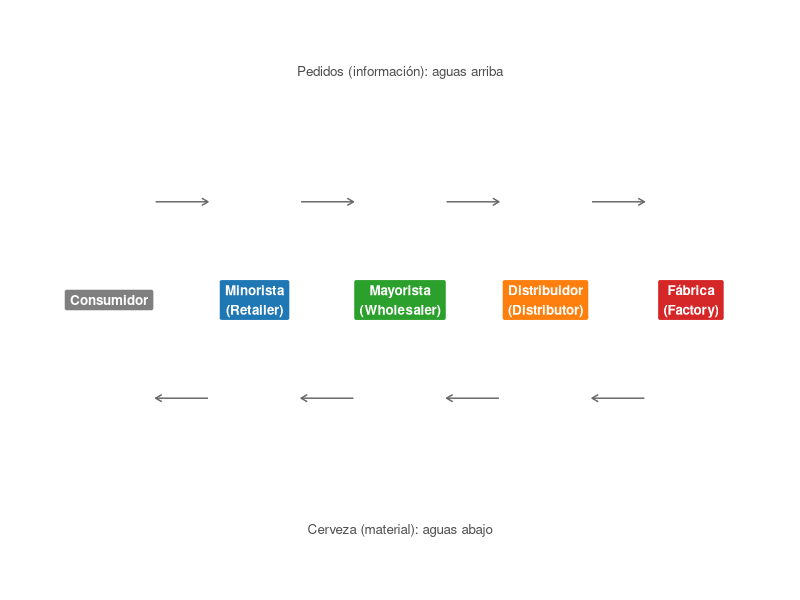

R code for this plot: (Note: this script raises an error after producing the figure.)
## ---- chunk 1
knitr::opts_chunk$set(echo = TRUE, message = FALSE, warning = FALSE,
                      fig.width = 9, fig.height = 4.8, fig.align = "center")
library(ggplot2)
library(knitr)
options(OutDec = ",")   # coma decimal en todo el informe

# Paleta fija por eslabón (se usa en todos los gráficos)
cols <- c("Consumidor" = "#7f7f7f", "Minorista" = "#1f77b4",
          "Mayorista" = "#2ca02c", "Distribuidor" = "#ff7f0e",
          "Fábrica" = "#d62728")
eslabones <- c("Minorista", "Mayorista", "Distribuidor", "Fábrica")
## ---- chunk 2
nodos <- data.frame(x = 1:5,
                    lab = c("Consumidor", "Minorista\n(Retailer)", "Mayorista\n(Wholesaler)",
                            "Distribuidor\n(Distributor)", "Fábrica\n(Factory)"),
                    col = names(cols))
flechas <- data.frame(a = 1:4 + .32, b = 2:5 - .32)
ggplot(nodos) +
  geom_segment(aes(x = a, xend = b, y = .18, yend = .18), data = flechas,
               colour = "grey40", arrow = arrow(length = unit(.18, "cm"))) +
  geom_segment(aes(x = b, xend = a, y = -.18, yend = -.18), data = flechas,
               colour = "grey40", arrow = arrow(length = unit(.18, "cm"))) +
  geom_label(aes(x, 0, label = lab, fill = col), colour = "white",
             fontface = "bold", size = 3.4, label.padding = unit(.35, "lines")) +
  annotate("text", x = 3, y = .42, label = "Pedidos (información): aguas arriba",
           size = 3.4, colour = "grey30") +
  annotate("text", x = 3, y = -.42, label = "Cerveza (material): aguas abajo",
           size = 3.4, colour = "grey30") +
  scale_fill_manual(values = cols, guide = "none") +
  coord_cartesian(xlim = c(.5, 5.5), ylim = c(-.5, .5)) + theme_void()
## ---- chunk 3
knitr::include_graphics("img/captura_vensim_synthesim.png")
## ---- chunk 4
knitr::include_graphics("img/diagrama_vista2.png")
## ---- chunk 5
beer_game <- function(A = 0.25, B = 0.33, SMOOTHTIME = 1, T_final = 36,
                      demanda = function(t) 4 + ifelse(t >= 5, 4, 0)) {
  n  <- T_final + 1                    # semanas 0..36
  tt <- 0:T_final
  m  <- function() matrix(0, n, 4)     # columnas: minorista, mayorista, distribuidor, fábrica
  inv <- m(); back <- m(); sl <- m(); sm <- m()
  placed <- m(); ordered_in <- m(); arrive <- m(); sold <- m()
  ORDer <- demanda(tt)
  inv[1, ] <- 12
  cost <- numeric(n); cost_esl <- m()

  lag <- function(x, k, t, init = 4) if (t - k < 1) init else x[t - k]

  for (t in 1:n) {
    # Pedido que recibe cada eslabón: el minorista recibe la demanda y el resto
    # el pedido del eslabón de abajo, con 1 semana de demora
    ordered_in[t, 1] <- ORDer[t]
    for (i in 2:4) ordered_in[t, i] <- lag(placed[, i - 1], 1, t)
    # Llegadas de cerveza (2 semanas de demora). La fábrica recibe su producción:
    # coming = ordered 2 = pedido de la fábrica con 1 semana de demora
    for (i in 1:3) arrive[t, i] <- lag(sold[, i + 1], 2, t)
    coming <- function(s) if (s < 1) 4 else lag(placed[, 4], 1, s)
    arrive[t, 4] <- if (t - 2 < 1) 4 else coming(t - 2)
    # SMOOTH: el stock arranca en el valor inicial de su entrada
    if (t == 1) sm[1, ] <- ordered_in[1, ]
    # Despachos y pedidos
    sold[t, ]   <- pmin(inv[t, ] + arrive[t, ], ordered_in[t, ] + back[t, ])
    placed[t, ] <- pmax(0, sm[t, ] + A * (12 - (inv[t, ] - back[t, ]) - B * sl[t, ]))
    # Costo (flujo)
    cost_esl[t, ] <- 1 * back[t, ] + 0.5 * inv[t, ]
    # Integración de Euler (dt = 1)
    if (t < n) {
      inv[t + 1, ]  <- inv[t, ]  + arrive[t, ] - sold[t, ]
      back[t + 1, ] <- back[t, ] + ordered_in[t, ] - sold[t, ]
      sl[t + 1, ]   <- sl[t, ]   + placed[t, ] - arrive[t, ]
      sm[t + 1, ]   <- sm[t, ]   + (ordered_in[t, ] - sm[t, ]) / SMOOTHTIME
      cost[t + 1]   <- cost[t] + sum(cost_esl[t, ])
    }
  }
  larga <- function(mat, var) data.frame(semana = rep(tt, 4),
                                         eslabon = factor(rep(eslabones, each = n), eslabones),
                                         variable = var, valor = as.vector(mat))
  list(demanda = data.frame(semana = tt, ORDer = ORDer),
       series = rbind(larga(placed, "Pedidos realizados"),
                      larga(inv - back, "Inventario efectivo"),
                      larga(inv, "Inventario"), larga(back, "Backlog"),
                      larga(sl, "Línea de suministro")),
       costo = data.frame(semana = tt, Cost = cost),
       costo_eslabon = setNames(colSums(cost_esl[-n, ]), eslabones))
}

base <- beer_game()
## ---- chunk 6
ref <- read.csv("resultados_vensim_mdl.csv")
sim <- base$series
get <- function(var, esl) sim$valor[sim$variable == var & sim$eslabon == esl]
comp <- data.frame(
  Variable = c("placed (minorista)", "placed 0 (mayorista)", "placed 1 (distribuidor)",
               "placed 2 (fábrica)", "Eff Env (minorista)", "Eff Inv 2 (fábrica)", "Cost"),
  `Error absoluto máximo` = c(
    max(abs(get("Pedidos realizados", "Minorista")    - ref$placed)),
    max(abs(get("Pedidos realizados", "Mayorista")    - ref$placed_0)),
    max(abs(get("Pedidos realizados", "Distribuidor") - ref$placed_1)),
    max(abs(get("Pedidos realizados", "Fábrica")      - ref$placed_2)),
    max(abs(get("Inventario efectivo", "Minorista")   - ref$Eff_Env)),
    max(abs(get("Inventario efectivo", "Fábrica")     - ref$Eff_Inv_2)),
    max(abs(base$costo$Cost - ref$Cost))), check.names = FALSE)
comp$`Error absoluto máximo` <- signif(comp$`Error absoluto máximo`, 3)
kable(comp, caption = "Diferencia máxima entre la réplica en R y el modelo .mdl (36 semanas)")
## ---- chunk 7
ped <- subset(base$series, variable == "Pedidos realizados")
dem <- data.frame(semana = base$demanda$semana, eslabon = "Consumidor",
                  valor = base$demanda$ORDer)
ggplot() +
  geom_step(data = dem, aes(semana, valor, colour = eslabon), linewidth = 1, linetype = 2) +
  geom_line(data = ped, aes(semana, valor, colour = eslabon), linewidth = 1) +
  scale_colour_manual(values = cols, breaks = names(cols)) +
  labs(title = "Pedidos realizados por cada eslabón",
       subtitle = "Escalón de demanda de 4 a 8 cajas/semana en la semana 5",
       x = "Semana", y = "Cajas / semana", colour = NULL) +
  theme_minimal(base_size = 12) + theme(legend.position = "top")
## ---- chunk 8
ie <- subset(base$series, variable == "Inventario efectivo")
ggplot(ie, aes(semana, valor, colour = eslabon)) +
  geom_hline(yintercept = 12, linetype = 3, colour = "grey40") +
  geom_hline(yintercept = 0, colour = "grey70") +
  geom_line(linewidth = 1) +
  annotate("text", x = 0.5, y = 15, label = "Deseado = 12", hjust = 0, size = 3.4, colour = "grey30") +
  scale_colour_manual(values = cols) +
  labs(title = "Inventario efectivo (inventario − backlog)",
       subtitle = "Valores negativos = pedidos pendientes",
       x = "Semana", y = "Cajas", colour = NULL) +
  theme_minimal(base_size = 12) + theme(legend.position = "top")
## ---- chunk 9
cf <- data.frame(eslabon = factor(eslabones, eslabones), costo = base$costo_eslabon)
ggplot(cf, aes(eslabon, costo, fill = eslabon)) +
  geom_col(width = .6) +
  geom_text(aes(label = paste0("$", format(round(costo), big.mark = ".", decimal.mark = ","))), vjust = -.4, size = 4) +
  scale_fill_manual(values = cols, guide = "none") +
  scale_y_continuous(expand = expansion(mult = c(0, .1))) +
  labs(title = sprintf("Costo acumulado en 36 semanas: $%s",
                       format(round(tail(base$costo$Cost, 1), 2), big.mark = ".", decimal.mark = ",")),
       x = NULL, y = "Costo ($)") +
  theme_minimal(base_size = 12)
## ---- chunk 10
var_dem <- var(base$demanda$ORDer)
ind <- do.call(rbind, lapply(eslabones, function(e) {
  p <- get("Pedidos realizados", e); ie <- get("Inventario efectivo", e)
  data.frame(`Eslabón` = e,
             `Pedido máx.` = round(max(p), 1),
             `Desvío pedidos` = round(sd(p), 2),
             `Amplificación (var/var demanda)` = round(var(p) / var_dem, 1),
             `Backlog máx.` = round(max(get("Backlog", e)), 1),
             `Inventario máx.` = round(max(get("Inventario", e)), 1),
             `Costo ($)` = round(base$costo_eslabon[e], 1), check.names = FALSE)
}))
rownames(ind) <- NULL
kable(ind, caption = "Indicadores por eslabón – escenario base (A = 0,25; B = 0,33)",
      format.args = list(decimal.mark = ","))
## ---- chunk 11
esc <- expand.grid(A = c(0.1, 0.25, 0.5), B = c(0, 0.33, 0.66, 1))
esc$`Costo total` <- NA; esc$`Pedido máx. fábrica` <- NA; esc$`Amplif. fábrica` <- NA
for (k in seq_len(nrow(esc))) {
  s <- beer_game(A = esc$A[k], B = esc$B[k])
  pf <- with(s$series, valor[variable == "Pedidos realizados" & eslabon == "Fábrica"])
  esc$`Costo total`[k]        <- round(tail(s$costo$Cost, 1))
  esc$`Pedido máx. fábrica`[k] <- round(max(pf), 1)
  esc$`Amplif. fábrica`[k]    <- round(var(pf) / var(s$demanda$ORDer), 1)
}
kable(esc, caption = "Sensibilidad del costo y de la amplificación a los parámetros A y B",
      format.args = list(decimal.mark = ",", big.mark = "."))
## ---- chunk 12
sb <- do.call(rbind, lapply(c(0, 0.33, 1), function(b) {
  s <- beer_game(B = b)
  d <- subset(s$series, variable == "Pedidos realizados" & eslabon == "Fábrica")
  d$escenario <- paste0("B = ", b); d
}))
ggplot(sb, aes(semana, valor, colour = escenario)) +
  geom_step(data = base$demanda, aes(semana, ORDer), inherit.aes = FALSE,
            colour = "grey50", linetype = 2) +
  geom_line(linewidth = 1) +
  scale_colour_manual(values = c("#d62728", "#ff7f0e", "#1f77b4")) +
  labs(title = "Pedidos de la fábrica según el peso dado a la línea de suministro (A = 0,25)",
       subtitle = "Línea punteada: demanda del consumidor",
       x = "Semana", y = "Cajas / semana", colour = NULL) +
  theme_minimal(base_size = 12) + theme(legend.position = "top")
## ---- chunk 13
mejor <- esc[which.min(esc$`Costo total`), ]
peor  <- esc[which.max(esc$`Costo total`), ]
## ---- chunk 14
# Corre varios escenarios y arma una tabla larga con los resultados de la fábrica
correr <- function(escenarios) {
  do.call(rbind, lapply(names(escenarios), function(nom) {
    s <- do.call(beer_game, escenarios[[nom]])
    d <- subset(s$series, eslabon == "Fábrica" &
                  variable %in% c("Pedidos realizados", "Inventario efectivo"))
    d$escenario <- nom
    d
  }))
}
resumen <- function(escenarios, experimento) {
  do.call(rbind, lapply(names(escenarios), function(nom) {
    s  <- do.call(beer_game, escenarios[[nom]])
    pf <- with(s$series, valor[variable == "Pedidos realizados"  & eslabon == "Fábrica"])
    ie <- with(s$series, valor[variable == "Inventario efectivo" & eslabon == "Fábrica"])
    data.frame(Experimento = experimento, Escenario = nom,
               `Costo total ($)` = round(tail(s$costo$Cost, 1)),
               `Pedido máx. fábrica` = round(max(pf), 1),
               `Faltante máx. fábrica` = round(-min(ie)),
               `Sobrestock máx. fábrica` = round(max(ie)),
               check.names = FALSE)
  }))
}
graf_exp <- function(escenarios, titulo, paleta) {
  d <- correr(escenarios)
  d$escenario <- factor(d$escenario, names(escenarios))
  d$variable  <- factor(d$variable, c("Pedidos realizados", "Inventario efectivo"),
                        c("Pedidos de la fábrica (cajas/semana)", "Inventario efectivo de la fábrica (cajas)"))
  ggplot(d, aes(semana, valor, colour = escenario)) +
    geom_hline(yintercept = 0, colour = "grey70") +
    geom_line(linewidth = 0.9) +
    facet_wrap(~variable, scales = "free_y") +
    scale_colour_manual(values = paleta) +
    labs(title = titulo, x = "Semana", y = NULL, colour = NULL) +
    theme_minimal(base_size = 12) + theme(legend.position = "top")
}
pal4 <- c("#1f77b4", "#2ca02c", "#ff7f0e", "#d62728", "#9467bd")
## ---- chunk 15
escA <- list("A = 0" = list(A = 0), "A = 0,1" = list(A = 0.1), "A = 0,25 (base)" = list(A = 0.25),
             "A = 0,5" = list(A = 0.5), "A = 1" = list(A = 1))
tA <- resumen(escA, "A")
graf_exp(escA, "Prueba 1: cambiando A (B = 0,33)", pal4)
## ---- chunk 16
escB <- list("B = 0" = list(B = 0), "B = 0,33 (base)" = list(B = 0.33),
             "B = 0,66" = list(B = 0.66), "B = 1" = list(B = 1))
tB <- resumen(escB, "B")
graf_exp(escB, "Prueba 2: cambiando B (A = 0,25)", pal4)
## ---- chunk 17
escST <- list("SMOOTHTIME = 1 (base)" = list(SMOOTHTIME = 1), "SMOOTHTIME = 2" = list(SMOOTHTIME = 2),
              "SMOOTHTIME = 4" = list(SMOOTHTIME = 4), "SMOOTHTIME = 8" = list(SMOOTHTIME = 8))
tST <- resumen(escST, "SMOOTHTIME")
graf_exp(escST, "Prueba 3: cambiando SMOOTHTIME (A = 0,25; B = 0,33)", pal4)
## ---- chunk 18
escD <- list("Escalón 4 → 8 (base)" = list(),
             "Escalón 4 → 6" = list(demanda = function(t) 4 + ifelse(t >= 5, 2, 0)),
             "Pulso: 8 solo en la semana 5" = list(demanda = function(t) 4 + ifelse(t == 5, 4, 0)),
             "8 durante 5 semanas" = list(demanda = function(t) 4 + ifelse(t >= 5 & t < 10, 4, 0)))
tD <- resumen(escD, "Demanda")
graf_exp(escD, "Prueba 4: cambiando la demanda (A = 0,25; B = 0,33)", pal4)
## ---- chunk 19
mej <- beer_game(A = 0.5, B = 1)
comb <- rbind(transform(subset(base$series, variable %in% c("Pedidos realizados", "Inventario efectivo")),
                        regla = "Base (A = 0,25; B = 0,33)"),
              transform(subset(mej$series,  variable %in% c("Pedidos realizados", "Inventario efectivo")),
                        regla = "Mejorada (A = 0,5; B = 1)"))
comb$variable <- factor(comb$variable, c("Pedidos realizados", "Inventario efectivo"))
tC <- resumen(list("Mejorada (A = 0,5; B = 1)" = list(A = 0.5, B = 1)), "Combinada")
ggplot(comb, aes(semana, valor, colour = regla)) +
  geom_hline(yintercept = 0, colour = "grey70") +
  geom_line(linewidth = 0.9) +
  facet_grid(variable ~ eslabon, scales = "free_y") +
  scale_colour_manual(values = c("#d62728", "#1f77b4")) +
  labs(title = "Regla base vs. regla mejorada en toda la cadena", x = "Semana", y = NULL, colour = NULL) +
  theme_minimal(base_size = 11) + theme(legend.position = "top")
## ---- chunk 20
kable(rbind(tA, tB, tST, tD, tC), caption = "Resultados de cada prueba (36 semanas)",
      format.args = list(decimal.mark = ",", big.mark = "."))
